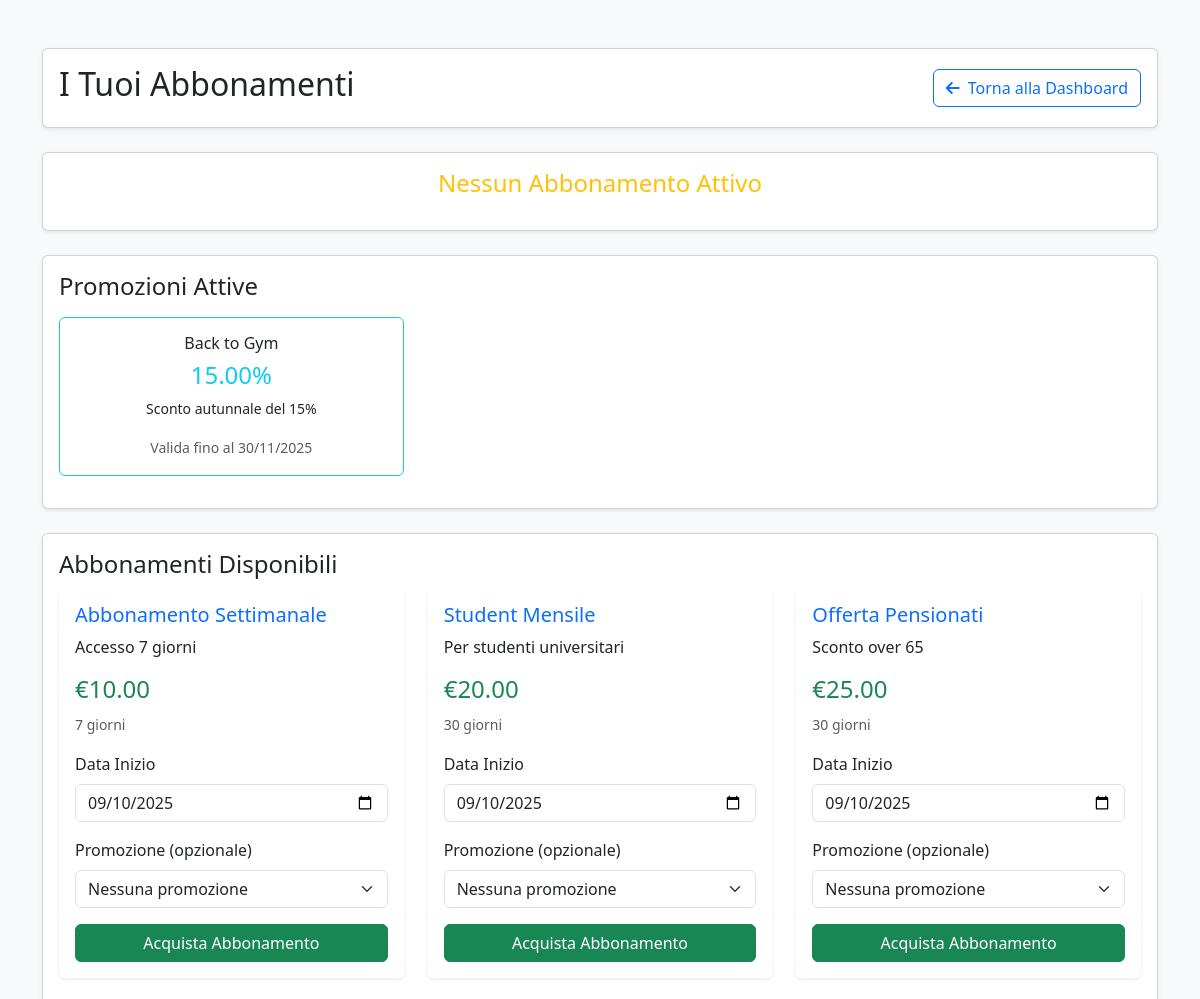
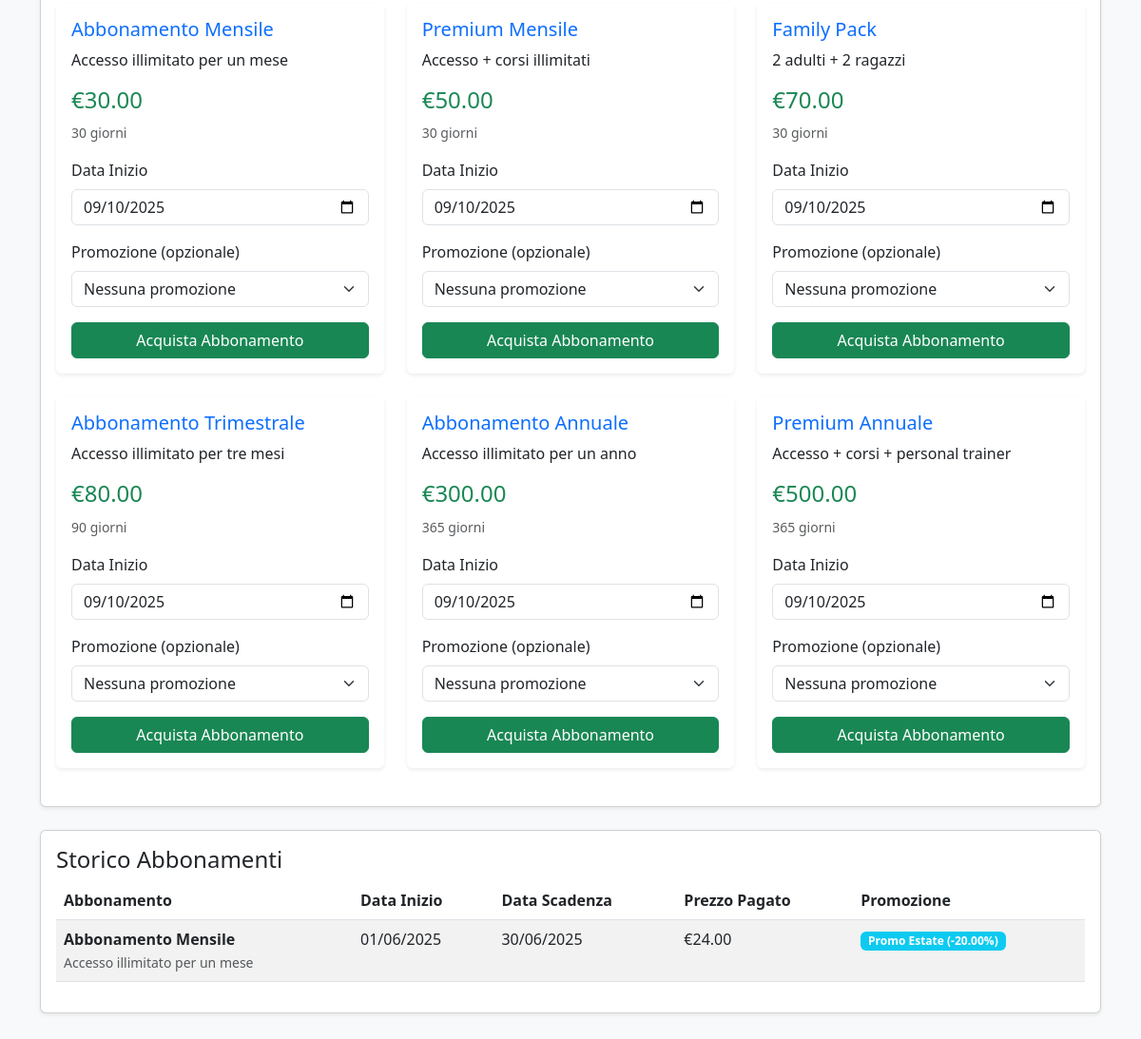
Page /customer_subscription.php (signed in) on the committed database (2 pictures, top to bottom).
### tables this page shows
CREATE TABLE PROMOTIONS (
    promotionID INT PRIMARY KEY AUTO_INCREMENT,
    name VARCHAR(255) NOT NULL,
    description TEXT,
    discountRate DECIMAL(5,2) NOT NULL,
    startDate DATE NOT NULL,
    expirationDate DATE NOT NULL
);

CREATE TABLE MEMBERSHIPS (
    membershipID INT PRIMARY KEY AUTO_INCREMENT,
    name VARCHAR(255) NOT NULL,
    price DECIMAL(10,2) NOT NULL,
    duration INT NOT NULL,
    description TEXT
);

CREATE TABLE SUBSCRIPTIONS (
    subscriptionID INT PRIMARY KEY AUTO_INCREMENT,
    startDate DATE NOT NULL,
    expirationDate DATE NOT NULL,
    customerID INT NOT NULL,
    promotionID INT,
    membershipID INT NOT NULL,
    FOREIGN KEY (customerID) REFERENCES USERS(userID) ON DELETE CASCADE,
    FOREIGN KEY (promotionID) REFERENCES PROMOTIONS(promotionID) ON DELETE SET NULL,
    FOREIGN KEY (membershipID) REFERENCES MEMBERSHIPS(membershipID) ON DELETE CASCADE
);

CREATE TABLE PAYMENTS (
    paymentID INT PRIMARY KEY AUTO_INCREMENT,
    date DATE NOT NULL,
    amount DECIMAL(10,2) NOT NULL,
    customerID INT NOT NULL,
    subscriptionID INT,
    FOREIGN KEY (customerID) REFERENCES USERS(userID) ON DELETE CASCADE,
    FOREIGN KEY (subscriptionID) REFERENCES SUBSCRIPTIONS(subscriptionID) ON DELETE SET NULL
);

### customer_subscription.php (the view, shortened to what this page needs)
<?php
require_once 'config.php';
$customerID = $_SESSION['userID'];
$stmt = $conn->prepare("
    SELECT s.*, m.name as membership_name, m.price, m.description, p.name as promotion_name, p.discountRate, pay.amount as paid_amount
    FROM SUBSCRIPTIONS s
    JOIN MEMBERSHIPS m ON s.membershipID = m.membershipID
    LEFT JOIN PROMOTIONS p ON s.promotionID = p.promotionID
    LEFT JOIN PAYMENTS pay ON s.subscriptionID = pay.subscriptionID
    WHERE s.customerID = ? AND s.startDate <= CURDATE()
    AND s.expirationDate >= CURDATE()
    ORDER BY s.startDate DESC
    LIMIT 1;
");
$stmt->bind_param('i', $customerID);
$stmt->execute();
$currentSubscription = $stmt->get_result()->fetch_assoc();
$stmt = $conn->prepare("
    SELECT s.*, m.name as membership_name, m.price, m.description,
       p.name as promotion_name, p.discountRate,
       pay.amount as paid_amount
    FROM SUBSCRIPTIONS s
    JOIN MEMBERSHIPS m ON s.membershipID = m.membershipID
    LEFT JOIN PROMOTIONS p ON s.promotionID = p.promotionID
    JOIN PAYMENTS pay ON pay.subscriptionID = s.subscriptionID
    WHERE s.customerID = ?
    AND NOT (s.startDate <= CURDATE() AND s.expirationDate >= CURDATE())
    ORDER BY s.startDate DESC;
");
$stmt->bind_param('i', $customerID);
$stmt->execute();
$subscriptionHistory = $stmt->get_result()->fetch_all(MYSQLI_ASSOC);
$stmt = $conn->prepare("SELECT * FROM MEMBERSHIPS ORDER BY price ASC");
$stmt->execute();
$availableMemberships = $stmt->get_result()->fetch_all(MYSQLI_ASSOC);
$stmt = $conn->prepare("
    SELECT * FROM PROMOTIONS
    WHERE startDate <= CURDATE() AND expirationDate >= CURDATE()
    ORDER BY discountRate DESC
");
$stmt->execute();
$activePromotions = $stmt->get_result()->fetch_all(MYSQLI_ASSOC);
?>
<!DOCTYPE html>
<html lang="it">
<head>
    <link href="https://cdnjs.cloudflare.com/ajax/libs/bootstrap/5.3.0/css/bootstrap.min.css" rel="stylesheet" />
    <link href="https://cdnjs.cloudflare.com/ajax/libs/font-awesome/6.0.0/css/all.min.css" rel="stylesheet" />
</head>
<body class="bg-light">
<div class="container py-5">
    <div class="card shadow-sm mb-4">
        <div class="card-body">
            <div class="d-flex justify-content-between align-items-center">
                <div>
                    <h2>I Tuoi Abbonamenti</h2>
                </div>
                <a href="dashboard.php" class="btn btn-outline-primary">
                    <i class="fas fa-arrow-left me-2"></i>Torna alla Dashboard
                </a>
            </div>
        </div>
    </div>
    <?php if ($currentSubscription): ?>
        <div class="card mb-4 shadow-sm">
            <div class="card-body">
                <h4 class="mb-3">Il Tuo Abbonamento Attivo</h4>
                <div class="row">
                    <div class="col-md-8">
                        <h5><?= htmlspecialchars($currentSubscription['membership_name']) ?></h5>
                        <p class="text-muted"><?= htmlspecialchars($currentSubscription['description']) ?></p>
                        <div class="row g-3">
                            <div class="col-md-6">
                                <strong>Data Inizio:</strong><br>
                                <span class="text-success"><?= date('d/m/Y', strtotime($currentSubscription['startDate'])) ?></span>
                            </div>
                            <div class="col-md-6">
                                <strong>Data Scadenza:</strong><br>
                                <span class="text-danger"><?= date('d/m/Y', strtotime($currentSubscription['expirationDate'])) ?></span>
                            </div>
                            <div class="col-md-6">
                                <strong>Prezzo Pagato:</strong><br>
                                <span class="fw-bold">€<?= number_format($currentSubscription['paid_amount'], 2) ?></span>
                                <?php if ($currentSubscription['promotion_name']): ?>
                                    <br><small class="text-success">
                                        <?= htmlspecialchars($currentSubscription['promotion_name']) ?>
                                        (-<?= $currentSubscription['discountRate'] ?>%)
                                    </small>
                                <?php endif; ?>
                            </div>
                            <div class="col-md-6">
                                <strong>Giorni Rimanenti:</strong><br>
                                <?php
                                $today = new DateTime();
                                $expiration = new DateTime($currentSubscription['expirationDate']);
                                $diff = $today->diff($expiration);
                                $daysLeft = $diff->days;
                                $color = $daysLeft <= 7 ? 'text-danger' : ($daysLeft <= 30 ? 'text-warning' : 'text-success');
                                ?>
                                <span class="fw-bold <?= $color ?>"><?= $daysLeft ?> giorni</span>
                            </div>
                        </div>
                    </div>
                </div>
            </div>
        </div>
    <?php else: ?>
        <div class="card mb-4 shadow-sm">
            <div class="card-body text-center">
                <h4 class="text-warning mb-3">Nessun Abbonamento Attivo</h4>
            </div>
        </div>
    <?php endif; ?>
    <?php if (!empty($activePromotions)): ?>
        <div class="card mb-4 shadow-sm">
            <div class="card-body">
                <h4 class="mb-3">Promozioni Attive</h4>
                <div class="row">
                    <?php foreach($activePromotions as $promotion): ?>
                    <div class="col-md-6 col-lg-4 mb-3">
                        <div class="card border-info h-100">
                            <div class="card-body text-center">
                                <h6 class="card-title"><?= htmlspecialchars($promotion['name']) ?></h6>
                                <h4 class="text-info"><?= $promotion['discountRate'] ?>%</h4>
                                <p class="card-text small"><?= htmlspecialchars($promotion['description']) ?></p>
                                <small class="text-muted">
                                    Valida fino al <?= date('d/m/Y', strtotime($promotion['expirationDate'])) ?>
                                </small>
                            </div>
                        </div>
                    </div>
                    <?php endforeach; ?>
                </div>
            </div>
        </div>
    <?php endif; ?>
    <?php if (!$currentSubscription): ?>
        <div class="card mb-4 shadow-sm">
            <div class="card-body">
                <h4>Abbonamenti Disponibili</h4>
                <div class="row">
                    <?php foreach($availableMemberships as $membership): ?>
                    <div class="col-md-6 col-lg-4 mb-4">
                        <div class="card h-100 border-0 shadow-sm">
                            <div class="card-body">
                                <h5 class="card-title text-primary"><?= htmlspecialchars($membership['name']) ?></h5>
                                <p class="card-text"><?= htmlspecialchars($membership['description']) ?></p>
                                <div class="mb-3">
                                    <h4 class="text-success">€<?= number_format($membership['price'], 2) ?></h4>
                                    <small class="text-muted"><?= $membership['duration'] ?> giorni</small>
                                </div>
                                <form method="POST">
                                    <div class="mb-3">
                                        <label class="form-label">Data Inizio</label>
                                        <input name="startDate" required class="form-control" type="date"
                                               min="<?= date('Y-m-d') ?>" value="<?= date('Y-m-d') ?>" />
                                    </div>
                                    <?php if (!empty($activePromotions)): ?>
                                    <div class="mb-3">
                                        <label class="form-label">Promozione (opzionale)</label>
                                        <select name="promotionID" class="form-select">
                                            <option value="">Nessuna promozione</option>
                                        </select>
                                    </div>
                                    <?php endif; ?>
                                    <button name="buy_subscription" class="btn btn-success w-100">
                                        Acquista Abbonamento
                                    </button>
                                </form>
                            </div>
                        </div>
                    </div>
                    <?php endforeach; ?>
                </div>
            </div>
        </div>
    <?php endif; ?>
    <?php if (!empty($subscriptionHistory)): ?>
        <div class="card shadow-sm mb-4">
            <div class="card-body">
                <h4>Storico Abbonamenti</h4>
                <div class="table-responsive">
                    <table class="table table-striped">
                        <thead>
                            <tr>
                                <th>Abbonamento</th>
                                <th>Data Inizio</th>
                                <th>Data Scadenza</th>
                                <th>Prezzo Pagato</th>
                                <th>Promozione</th>
                            </tr>
                        </thead>
                        <tbody>
                            <?php foreach($subscriptionHistory as $sub): ?>
                                <tr>
                                    <td>
                                        <strong><?= htmlspecialchars($sub['membership_name']) ?></strong>
                                        <br><small class="text-muted"><?= htmlspecialchars($sub['description']) ?></small>
                                    </td>
                                    <td><?= date('d/m/Y', strtotime($sub['startDate'])) ?></td>
                                    <td><?= date('d/m/Y', strtotime($sub['expirationDate'])) ?></td>
                                    <td>€<?= number_format($sub['paid_amount'], 2) ?></td>
                                    <td>
                                        <?php if ($sub['promotion_name']): ?>
                                            <span class="badge bg-info">
                                                <?= htmlspecialchars($sub['promotion_name']) ?> (-<?= $sub['discountRate'] ?>%)
                                            </span>
                                        <?php else: ?>
                                            <span class="text-muted">Nessuna</span>
                                        <?php endif; ?>
                                    </td>
                                </tr>
                            <?php endforeach; ?>
                        </tbody>
                    </table>
                </div>
            </div>
        </div>
    <?php endif; ?>
</div>
</body>
</html>

### rows in the picture
promotions: name "Back to Gym", discountRate "15.00", description "Sconto autunnale del 15%", expirationDate "30/11/2025"
memberships: name "Abbonamento Settimanale", description "Accesso 7 giorni", price "10.00", duration "7"
memberships: name "Student Mensile", description "Per studenti universitari", price "20.00", duration "30"
memberships: name "Offerta Pensionati", description "Sconto over 65", price "25.00", duration "30"
memberships: name "Abbonamento Mensile", description "Accesso illimitato per un mese", price "30.00", duration "30"
memberships: name "Premium Mensile", description "Accesso + corsi illimitati", price "50.00", duration "30"
memberships: name "Family Pack", description "2 adulti + 2 ragazzi", price "70.00", duration "30"
memberships: name "Abbonamento Trimestrale", description "Accesso illimitato per tre mesi", price "80.00", duration "90"
memberships: name "Abbonamento Annuale", description "Accesso illimitato per un anno", price "300.00", duration "365"
memberships: name "Premium Annuale", description "Accesso + corsi + personal trainer", price "500.00", duration "365"
subscriptions: membershipID.name "Abbonamento Mensile", membershipID.description "Accesso illimitato per un mese", startDate "01/06/2025", expirationDate "30/06/2025", payments.amount "24.00", promotionID.name "Promo Estate", promotionID.discountRate "20.00"
